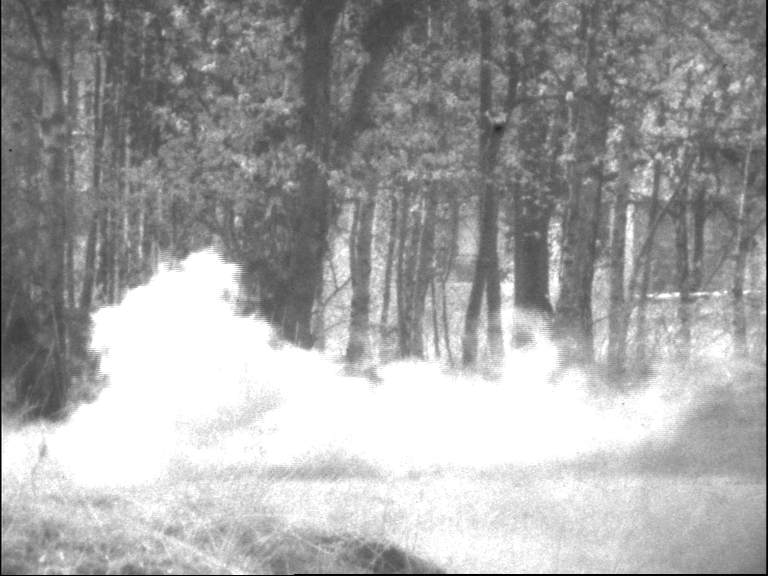
%> input picture Stage 3/meting1_Vis.bmp, 768 x 576 px
$ octave Hybrid_MSD_Fusion_final.m   (GNU Octave 9; MATLAB toolbox functions it lacks are replaced by stand-ins)
%> lines starting %> are read from the running program, lines starting %| are printed output that depends on the picture
### Stage 3/bfilter2.m

%%%%%%%%%%%%%%%%%%%%%%%%%%%%%%%%%%%%%%%%%%%%%%%%%%%%%%%%%%%%%
% Pre-process input and select appropriate filter.
function B = bfilter2(A,w,sigma)

% Verify that the input image exists and is valid.
if ~exist('A','var') || isempty(A)
   error('Input image A is undefined or invalid.');
end
if ~isfloat(A) || ~sum([1,3] == size(A,3)) || ...
      min(A(:)) < 0 || max(A(:)) > 1
   error(['Input image A must be a double precision ',...
          'matrix of size NxMx1 or NxMx3 on the closed ',...
          'interval [0,1].']);
end

% Verify bilateral filter window size.
if ~exist('w','var') || isempty(w) || ...
      numel(w) ~= 1 || w < 1
   w = 5;
end
w = ceil(w);

% Verify bilateral filter standard deviations.
if ~exist('sigma','var') || isempty(sigma) || ...
      numel(sigma) ~= 2 || sigma(1) <= 0 || sigma(2) <= 0
   sigma = [3 0.1];
end

% Apply either grayscale or color bilateral filtering.
if size(A,3) == 1
   B = bfltGray(A,w,sigma(1),sigma(2));
else
   B = bfltColor(A,w,sigma(1),sigma(2));
end


%%%%%%%%%%%%%%%%%%%%%%%%%%%%%%%%%%%%%%%%%%%%%%%%%%%%%%%%%%%%%
% Implements bilateral filtering for grayscale images.
function B = bfltGray(A,w,sigma_d,sigma_r)

% Pre-compute Gaussian distance weights.
[X,Y] = meshgrid(-w:w,-w:w);
G = exp(-(X.^2+Y.^2)/(2*sigma_d^2));

% Create waitbar.
%h = waitbar(0,'Applying bilateral filter...');
%set(h,'Name','Bilateral Filter Progress');

% Apply bilateral filter.
dim = size(A);
B = zeros(dim);
for i = 1:dim(1)
   for j = 1:dim(2)

         % Extract local region.
         iMin = max(i-w,1);
         iMax = min(i+w,dim(1));
         jMin = max(j-w,1);
         jMax = min(j+w,dim(2));
         I = A(iMin:iMax,jMin:jMax);

         % Compute Gaussian intensity weights.
         H = exp(-(I-A(i,j)).^2/(2*sigma_r^2));

         % Calculate bilateral filter response.
         F = H.*G((iMin:iMax)-i+w+1,(jMin:jMax)-j+w+1);
         B(i,j) = sum(F(:).*I(:))/sum(F(:));

   end
   %waitbar(i/dim(1));
end

% Close waitbar.
%close(h);


%%%%%%%%%%%%%%%%%%%%%%%%%%%%%%%%%%%%%%%%%%%%%%%%%%%%%%%%%%%%%
% Implements bilateral filter for color images.
% [56 lines left out: function bfltColor, not called in this run]

% Close waitbar.
%close(h);

### Stage 3/Hybrid_MSD_Fusion_final.m
clc;

nLevel = 4; %number of decompositions
lambda=30;
VIS='meting1_Vis.bmp';
IR='meting1_IR.bmp';
fprintf('\n ---------Hybrid MSD---------\n');
fprintf('\n%s\n%s\n',VIS,IR);
img1=imread(VIS);%read Vis image
%> img1 is the input picture: size 576x768 uint8; min 0, max 255, mean 163.6
img2=imread(IR);%read IR image
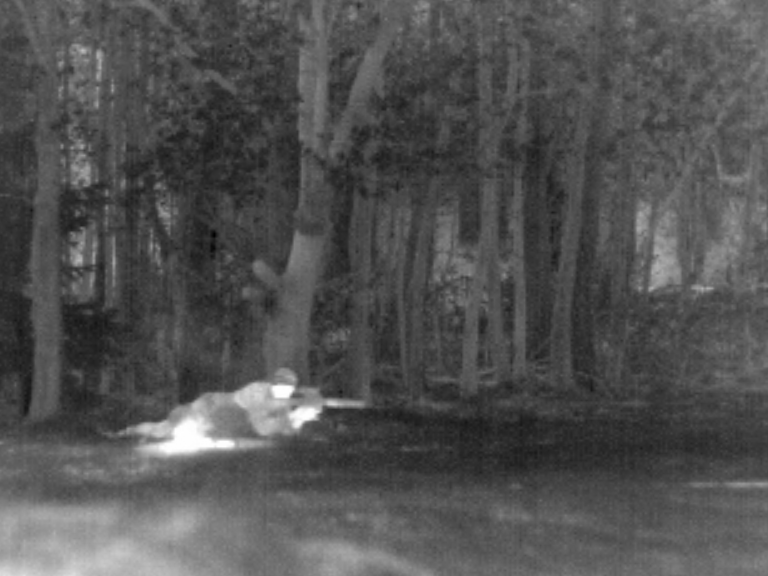
%> input picture Stage 3/meting1_IR.bmp, 768 x 576 px
%> img2 is the input picture: size 576x768 uint8; min 0, max 255, mean 81.4
[row1 col1] = size(img1);
%> row1 = 576; col1 = 768
[row2 col2] = size(img2);
%> row2 = 576; col2 = 768
fprintf('%d %d',row1,col1);
%| 576 768
img1=imresize(img1,[256 256]);
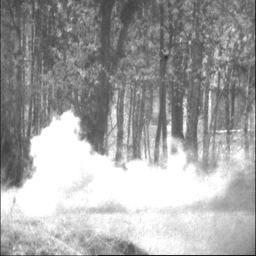
%> img1: size 256x256 uint8; min 8, max 255, mean 163.7
img2=imresize(img2,[256 256]);
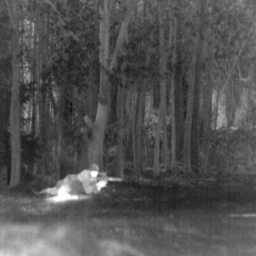
%> img2: size 256x256 uint8; min 6, max 255, mean 81.4

if(row1~=row2 || col1~=col2)
    error('input image are of different size');
end

%display input images
figure(1),title('Visible image'),imshow(img1);
figure(2),title('Infrared Image'),imshow(img2);

img1=double(img1);
%> img1: size 256x256 double
img2=double(img2);
%> img2: size 256x256 double


%% ---------- Hybrid Multi-scale Decomposition --------------
sigma = 2.0; %std deviation of spartial gaussian
sigma_r = 0.05; %std deviation of range gaussian
k = 2;

%Gaussian and bilateral filter applied to Visible image

M1 = cell(1, nLevel+1);
M1L = cell(1, nLevel+1);
M1{1} = img1;
M1L{1} = img1;
M1D = cell(1, nLevel+1);%decomposed textured detail stored
M1E = cell(1, nLevel+1);%decomposed edge detail stored
sigma0 = sigma;
for j = 2:nLevel+1,
    w = floor(3*sigma0);

   %apply gaussian filter
    h = fspecial('gaussian', [2*w+1, 2*w+1], sigma0);
    M1{j} = imfilter(M1{j-1}, h, 'symmetric');

    %apply bilateral filter
%> (the run ends here)
